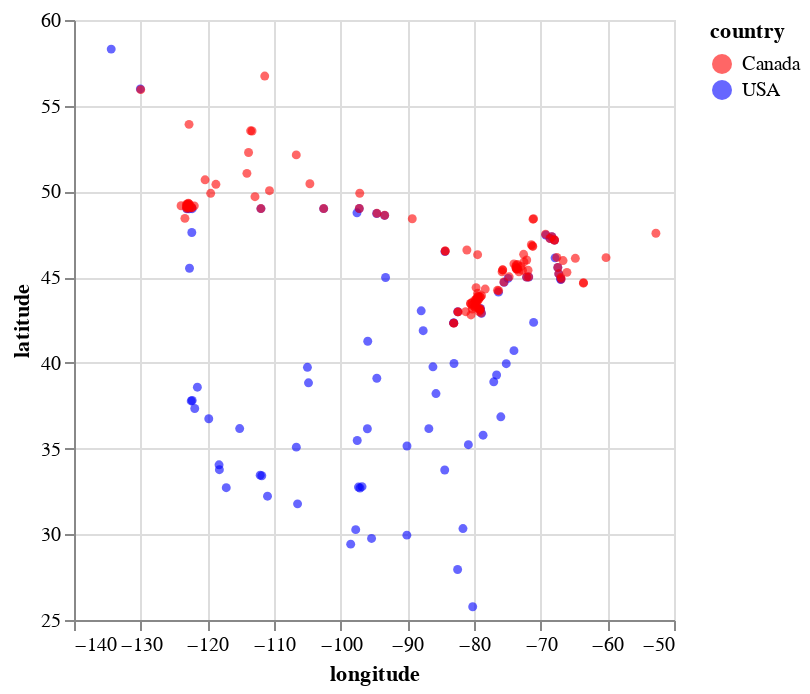

Notebook code for this chart:
### Code cell
chart_votes = alt.Chart(cities_df).mark_circle(size=20, opacity=0.6).encode(
    alt.X('longitude:Q', scale=alt.Scale(domain=[-140, -50])),
    alt.Y('latitude:Q', scale=alt.Scale(domain=[25, 60])),
    alt.Color('country:N', scale=alt.Scale(domain=['Canada', 'USA'],
                                           range=['red', 'blue'])))
chart_votes

### Figure 1 — Vega-Lite specification as saved in the notebook (floating-point values rounded to 4 significant figures; data arrays with more than 128 entries replaced by an {"elided": "..."} marker saying what was removed)
{"config": {"view": {"continuousWidth": 300, "continuousHeight": 300}}, "data": {"name": "data-35ac1f4ff8f0ccc6ae1bed0552485cad"}, "mark": {"type": "circle", "opacity": 0.6, "size": 20}, "encoding": {"color": {"field": "country", "scale": {"domain": ["Canada", "USA"], "range": ["red", "blue"]}, "type": "nominal"}, "x": {"field": "longitude", "scale": {"domain": [-140, -50]}, "type": "quantitative"}, "y": {"field": "latitude", "scale": {"domain": [25, 60]}, "type": "quantitative"}}, "$schema": "https://vega.github.io/schema/vega-lite/v5.15.1.json", "datasets": {"data-35ac1f4ff8f0ccc6ae1bed0552485cad": {"elided": "209 records"}}}
